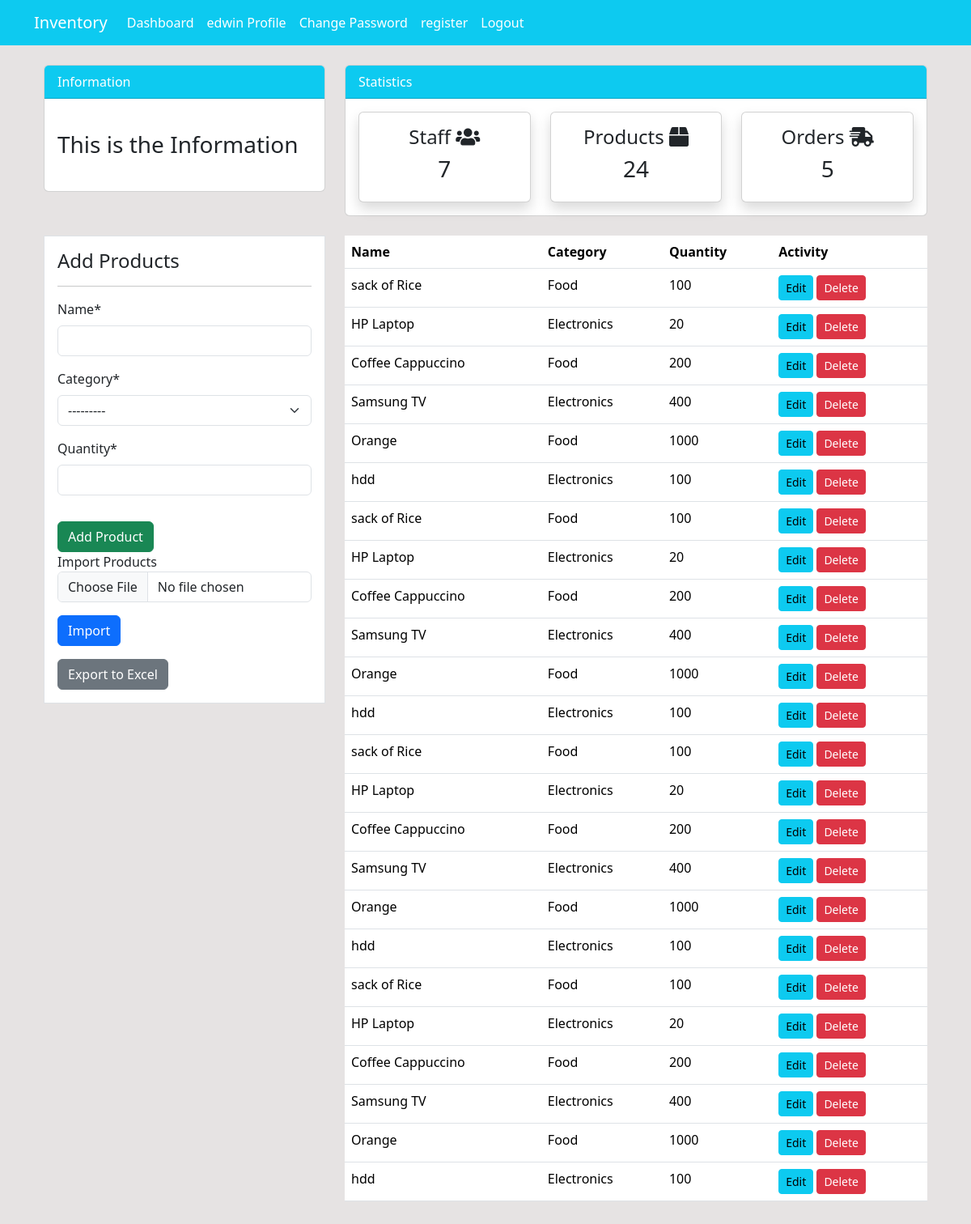
/product/ (signed in), run on the app's committed database.
### dashboard/models.py (models this page shows, shortened)
class Product(models.Model):
    name = models.CharField(max_length=100, null=True)
    quantity = models.PositiveIntegerField(null=True)
    category = models.CharField(max_length=50, choices=CATEGORY, null=True)
    class Meta:
        verbose_name_plural = 'Product'

### dashboard/views.py (the view, shortened to what this page needs)
# urls.py: path('product/', views.product, name='product'),
@login_required(login_url='user-login')
def product(request):
    items = Product.objects.all()
    product_count = items.count()
    workers_count = User.objects.all().count()
    orders_count = Order.objects.all().count()
    form = ProductForm()
    context = {
        'items': items,
        'form': form,
        'workers_count': workers_count,
        'orders_count': orders_count,
        'product_count': product_count,
    }
    return render(request, 'dashboard/product.html', context)

### dashboard/forms.py
class ProductForm(forms.ModelForm):
    class Meta:
        model = Product
        fields = ['name', 'category', 'quantity']

### templates/dashboard/product.html (shortened to what this page needs)
{% extends "components/base.html" %}
{% load crispy_forms_tags %}
{% block content %}
{% include 'components/topside.html' %}
<div class="container">
    <div class="row my-4">
        <div class="col-md-4">
            <div class="border bg-white p-3">
                <h4>Add Products</h4>
                <hr>
                <form action="" method="POST" enctype="multipart/form-data">
                    {{ form|crispy }}
                    <input class="btn btn-success btn-block mt-3" type="submit" value="Add Product">
                </form>
                <form action="" method="POST" enctype="multipart/form-data">
                    <label for="file">Import Products</label>
                    <input type="file" name="file" class="form-control">
                    <button type="submit" name="upload" class="btn btn-primary btn-block mt-3">Import</button>
                </form>
                <form action="" method="POST">
                    <button type="submit" name="export" class="btn btn-secondary btn-block mt-3">Export to Excel</button>
                </form>
            </div>
        </div>
        <div class="col-md-8">
            <table class="table bg-white">
                <thead class="bg-info">
                    <tr class="text-white">
                        <th scope="col">Name</th>
                        <th scope="col">Category</th>
                        <th scope="col">Quantity</th>
                        <th scope="col">Activity</th>
                    </tr>
                </thead>
                <tbody>
                    {% for item in items %}
                    <tr>
                        <td>{{ item.name }}</td>
                        <td>{{ item.category }}</td>
                        <td>{{ item.quantity }}</td>
                        <td>
                            <a class="btn btn-info btn-sm" href="{% url 'product-update' item.id %}">Edit</a>
                            <a class="btn btn-danger btn-sm" href="{% url 'product-delete' item.id %}">Delete</a>
                        </td>
                    </tr>
                    {% endfor %}
                </tbody>
            </table>
        </div>
    </div>
</div>
{% endblock %}

### templates/components/nav.html (shortened to what this page needs)
<nav class="navbar navbar-expand-lg navbar-info bg-info">
    <div class="container">
        <a class="navbar-brand text-white" href="{% url 'index' %}">Inventory</a>
        <div class="collapse navbar-collapse" id="navbarSupportedContent">
            <ul class="navbar-nav mr-auto">
                <li class="nav-item active">
                    <a class="nav-link text-white" href="{% url 'index' %}">Dashboard </a>
                </li>
            </ul>
            <ul class="navbar-nav ml-auto">
                {% if user.is_authenticated %}
                <li class="nav-item active">
                    <a class="nav-link text-white" href="{% url 'user-profile' %}">{{ user.username }} Profile </a>
                </li>
                <li class="nav-item active">
                    <a class="nav-link text-white" href="{% url 'change_password' %}"> Change Password </a>
                </li>
                {% endif %}
                <li class="nav-item">
                    <a class="nav-link text-white" href="{% url 'user-register' %}">register</a>
                </li>
                <li class="nav-item">
                    <a class="nav-link text-white" href="{% url 'user-logout' %}">Logout</a>
                </li>
            </ul>
        </div>
    </div>
</nav>

### static/style.css (style rules this page uses)
body { background: rgb(230, 227, 227); }

### data on the page
Product: name "sack of Rice", category "Food", quantity "100"
Product: name "HP Laptop", category "Electronics", quantity "20"
Product: name "Coffee Cappuccino", category "Food", quantity "200"
Product: name "Samsung TV", category "Electronics", quantity "400"
Product: name "Orange", category "Food", quantity "1000"
Product: name "hdd", category "Electronics", quantity "100"
Product: name "sack of Rice", category "Food", quantity "100"
Product: name "HP Laptop", category "Electronics", quantity "20"
Product: name "Coffee Cappuccino", category "Food", quantity "200"
Product: name "Samsung TV", category "Electronics", quantity "400"
Product: name "Orange", category "Food", quantity "1000"
Product: name "hdd", category "Electronics", quantity "100"
Product: name "sack of Rice", category "Food", quantity "100"
Product: name "HP Laptop", category "Electronics", quantity "20"
Product: name "Coffee Cappuccino", category "Food", quantity "200"
Product: name "Samsung TV", category "Electronics", quantity "400"
Product: name "Orange", category "Food", quantity "1000"
Product: name "hdd", category "Electronics", quantity "100"
Product: name "sack of Rice", category "Food", quantity "100"
Product: name "HP Laptop", category "Electronics", quantity "20"
Product: name "Coffee Cappuccino", category "Food", quantity "200"
Product: name "Samsung TV", category "Electronics", quantity "400"
Product: name "Orange", category "Food", quantity "1000"
Product: name "hdd", category "Electronics", quantity "100"

### other printed values
{{ user.username }} "edwin"
{{ workers_count }} "7"
{{ product_count }} "24"
{{ orders_count }} "5"
